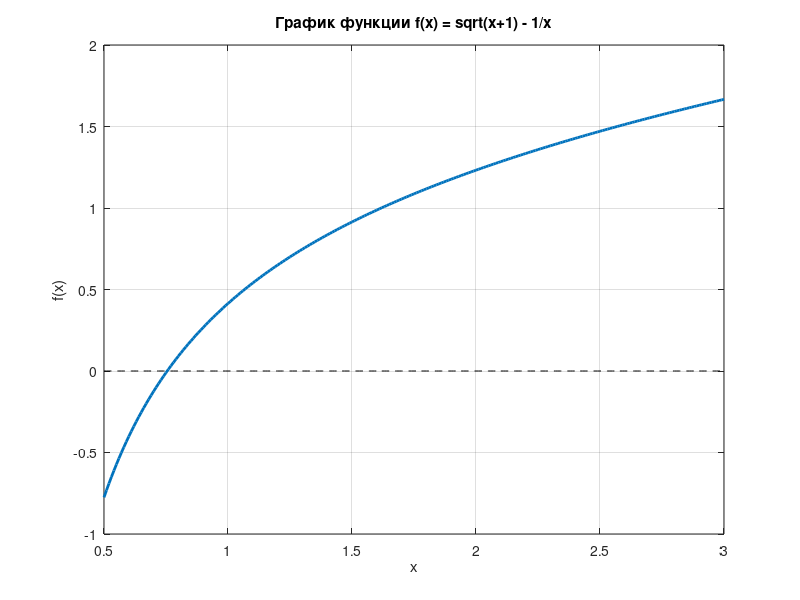

Source code (MATLAB):
% Создаем вектор значений x на интервале, например, от 0.1 до 3
x = 0.5:0.01:3;
% Вычисляем значения функции f(x)
f = sqrt(x + 1) - 1 ./ x;
% Построение графика
plot(x, f, 'LineWidth', 2); % Рисуем график функции
grid on; % Включаем сетку
hold on; % Позволяем добавить на этот же график другие линии
plot(x, zeros(size(x)), 'k--'); % Рисуем ось X (y=0) черным пунктиром
title('График функции f(x) = sqrt(x+1) - 1/x');
xlabel('x');
ylabel('f(x)');



